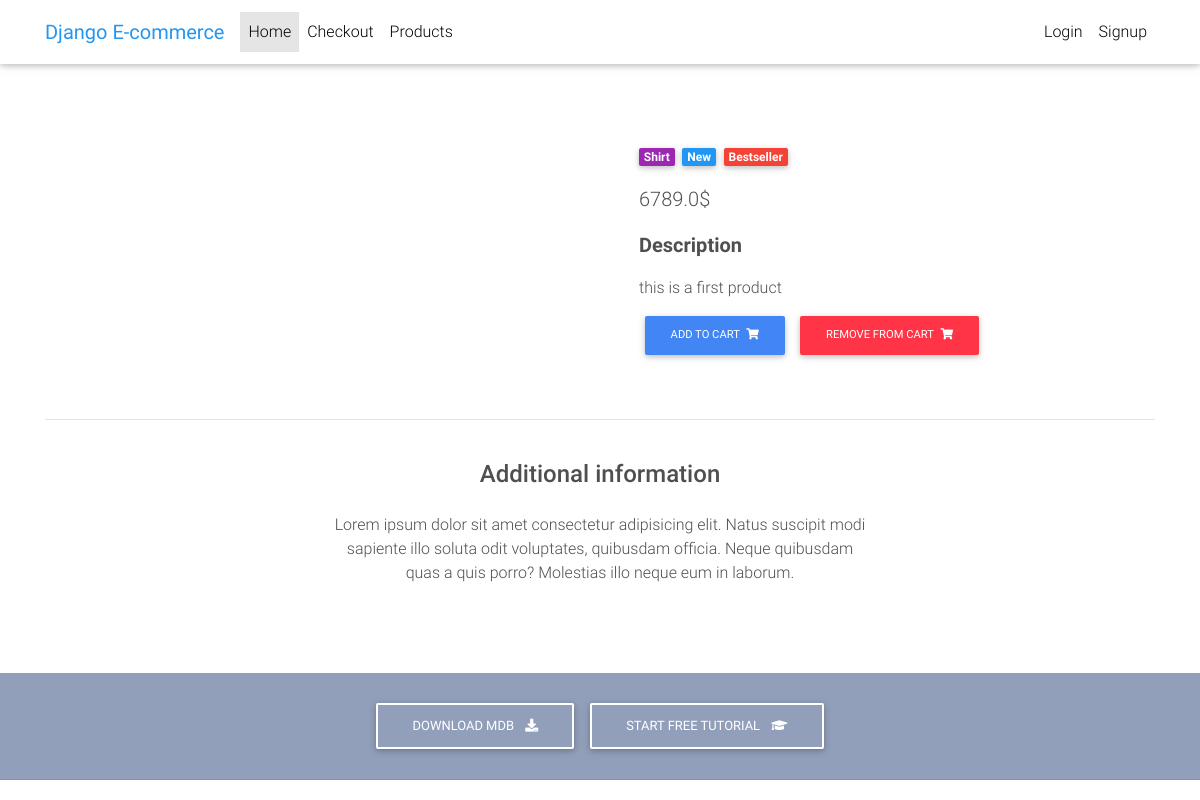
The app's page /product/item1 with its own data.
### core/models.py (models this page shows, shortened)
class Item(models.Model):
    title = models.CharField(default='', max_length=50)
    price = models.FloatField(default=0)
    discount_price = models.FloatField(blank=True, null=True)
    category = models.CharField(choices=CATEGORY_CHOICES, max_length=2)
    label = models.CharField(choices=LABEL_CHOICES, max_length=1)
    slug = models.SlugField(blank=True,max_length=140, unique=True)
    description = models.TextField(default='')
    def get_add_to_cart(self):
        return reverse("core:add_to_cart", kwargs={
            'slug' : self.slug
        })
    def get_remove_from_cart(self):
        return reverse("core:remove_from_cart", kwargs={
            'slug' : self.slug
        })

### core/views.py (the view)
# urls.py: path('product/<slug>', ProductDetailView.as_view(), name='product'),
class ProductDetailView(DetailView):
    model = Item
    template_name = "product-page.html"

### templates/product-page.html (shortened to what this page needs)
{% extends "base.html" %}
{% block content %}
  <main class="mt-5 pt-4">
    <div class="container dark-grey-text mt-5">
      <div class="row wow fadeIn">
        <div class="col-md-6 mb-4">
        </div>
        <div class="col-md-6 mb-4">
          <div class="p-4">
            <div class="mb-3">
              <a href="">
                <span class="badge purple mr-1">{{object.get_category_display}}</span>
              </a>
              <a href="">
                <span class="badge blue mr-1">New</span>
              </a>
              <a href="">
                <span class="badge red mr-1">Bestseller</span>
              </a>
            </div>
            <p class="lead">
                {% if object.discount_price %}
                <span class="mr-1">
                  <del>{{object.price}}$</del>
                </span>
                <span>
                {{object.discount_price}}$
                </span>
                {% else %}
                <span>
                {{object.price}}$
                {% endif %}
              </span>
            </p>
            <p class="lead font-weight-bold">Description</p>
            <p>{{object.description}}</p>
            <a href="{{ object.get_add_to_cart }}" class="btn btn-primary btn-md my-0 p">Add to cart
              <i class="fas fa-shopping-cart ml-1"></i>
            </a>
            <a href="{{ object.get_remove_from_cart }}" class="btn btn-danger btn-md my-0 p">Remove from cart
              <i class="fas fa-shopping-cart ml-1"></i>
            </a>
          </div>
        </div>
      </div>
      <hr>
      <div class="row d-flex justify-content-center wow fadeIn">
        <div class="col-md-6 text-center">
          <h4 class="my-4 h4">Additional information</h4>
          <p>Lorem ipsum dolor sit amet consectetur adipisicing elit. Natus suscipit modi sapiente illo soluta odit
            voluptates,
            quibusdam officia. Neque quibusdam quas a quis porro? Molestias illo neque eum in laborum.</p>
        </div>
      </div>
      <div class="row wow fadeIn">
        <div class="col-lg-4 col-md-12 mb-4">
        </div>
        <div class="col-lg-4 col-md-6 mb-4">
        </div>
        <div class="col-lg-4 col-md-6 mb-4">
        </div>
      </div>
    </div>
  </main>
  {% endblock content %}

### templates/base.html (style rules this page uses)
html, body, header, .carousel { height: 60vh; }

### records on screen
Item: category "Shirt", price "6789.0", description "this is a first product"
